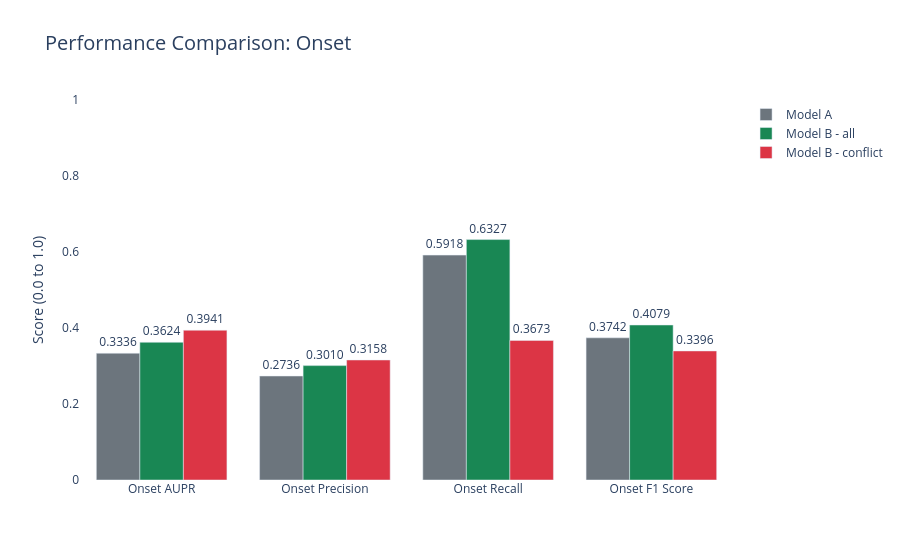

The notebook cell this image was saved under:
### Code cell
df_plot = all_results.reset_index()
df_plot.columns = ['Metric', 'Score', 'Model']

metrics_to_plot = [
    'onset_f1_class1', 
    'onset_recall_class1', 
    'onset_precision_class1', 
    'onset_aupr'
]
df_plot = df_plot[df_plot['Metric'].isin(metrics_to_plot)].copy()

metric_mapping = {
    'onset_f1_class1': 'Onset F1 Score',
    'onset_recall_class1': 'Onset Recall',
    'onset_precision_class1': 'Onset Precision',
    'onset_aupr': 'Onset AUPR'
}
df_plot['Metric'] = df_plot['Metric'].map(metric_mapping)

color_discrete_map = {
    "Model A": "#6c757d",              # Grey for Baseline
    "Model B - conflict": "#dc3545",   # Red for Conflict-Only (Update this string if it's named differently in your df!)
    "Model B - all": "#198754"         # Green for All-Event
}


fig = px.bar(
    df_plot, 
    x="Metric", 
    y="Score", 
    color="Model", 
    barmode="group",
    text_auto='.4f', 
    color_discrete_map=color_discrete_map,
    title="Performance Comparison: Onset"
)

fig.update_layout(
    xaxis_title="",
    yaxis_title="Score (0.0 to 1.0)",
    legend_title_text="",
    yaxis=dict(range=[0, 1]), # Keeps the scale locked so differences are obvious
    title_font_size=20,
    hovermode="x unified",
    plot_bgcolor="white",
    paper_bgcolor="white",
)
fig.update_traces(textposition='outside')

fig.show()

### Figure 1 — Plotly figure (JSON) as saved in the notebook; plotly's stock layout.template omitted (floating-point values rounded to 4 significant figures)
{"data": [{"alignmentgroup": "True", "hovertemplate": "Model=Model A<br>Metric=%{x}<br>Score=%{y}<extra></extra>", "legendgroup": "Model A", "marker": {"color": "#6c757d", "pattern": {"shape": ""}}, "name": "Model A", "offsetgroup": "Model A", "orientation": "v", "showlegend": true, "textposition": "outside", "texttemplate": "%{y:.4f}", "type": "bar", "x": ["Onset AUPR", "Onset Precision", "Onset Recall", "Onset F1 Score"], "xaxis": "x", "y": [0.3336, 0.2736, 0.5918, 0.3742], "yaxis": "y"}, {"alignmentgroup": "True", "hovertemplate": "Model=Model B - all<br>Metric=%{x}<br>Score=%{y}<extra></extra>", "legendgroup": "Model B - all", "marker": {"color": "#198754", "pattern": {"shape": ""}}, "name": "Model B - all", "offsetgroup": "Model B - all", "orientation": "v", "showlegend": true, "textposition": "outside", "texttemplate": "%{y:.4f}", "type": "bar", "x": ["Onset AUPR", "Onset Precision", "Onset Recall", "Onset F1 Score"], "xaxis": "x", "y": [0.3624, 0.301, 0.6327, 0.4079], "yaxis": "y"}, {"alignmentgroup": "True", "hovertemplate": "Model=Model B - conflict<br>Metric=%{x}<br>Score=%{y}<extra></extra>", "legendgroup": "Model B - conflict", "marker": {"color": "#dc3545", "pattern": {"shape": ""}}, "name": "Model B - conflict", "offsetgroup": "Model B - conflict", "orientation": "v", "showlegend": true, "textposition": "outside", "texttemplate": "%{y:.4f}", "type": "bar", "x": ["Onset AUPR", "Onset Precision", "Onset Recall", "Onset F1 Score"], "xaxis": "x", "y": [0.3941, 0.3158, 0.3673, 0.3396], "yaxis": "y"}], "layout": {"barmode": "group", "hovermode": "x unified", "legend": {"title": {"text": ""}, "tracegroupgap": 0}, "paper_bgcolor": "white", "plot_bgcolor": "white", "title": {"font": {"size": 20}, "text": "Performance Comparison: Onset"}, "xaxis": {"anchor": "y", "domain": [0, 1], "title": {"text": ""}}, "yaxis": {"anchor": "x", "domain": [0, 1], "range": [0, 1], "title": {"text": "Score (0.0 to 1.0)"}}}}
